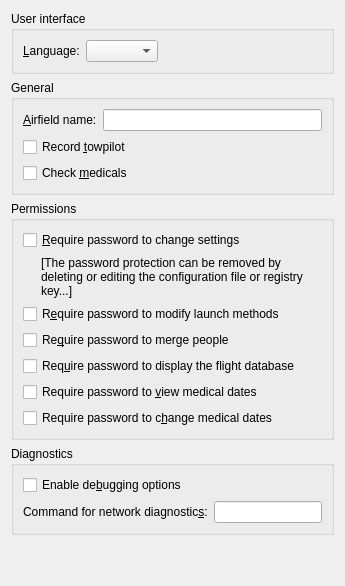
     <widget class="QWidget" name="settingsTab">
      <attribute name="title">
       <string>&amp;General</string>
      </attribute>
      <layout class="QVBoxLayout" name="verticalLayout_4">
       <item>
        <widget class="QGroupBox" name="groupBox">
         <property name="title">
          <string>User interface</string>
         </property>
         <layout class="QGridLayout" name="gridLayout_2">
          <item row="0" column="0">
           <widget class="QLabel" name="languageLabel">
            <property name="text">
             <string>&amp;Language:</string>
            </property>
            <property name="buddy">
             <cstring>languageInput</cstring>
            </property>
           </widget>
          </item>
          <item row="0" column="1">
           <widget class="LanguageComboBox" name="languageInput">
            <property name="sizeAdjustPolicy">
             <enum>QComboBox::AdjustToContents</enum>
            </property>
           </widget>
          </item>
          <item row="0" column="2">
           <spacer name="horizontalSpacer_3">
            <property name="orientation">
             <enum>Qt::Horizontal</enum>
            </property>
            <property name="sizeHint" stdset="0">
             <size>
              <width>40</width>
              <height>20</height>
             </size>
            </property>
           </spacer>
          </item>
         </layout>
        </widget>
       </item>
       <item>
        <widget class="QGroupBox" name="dataBox">
         <property name="title">
          <string>General</string>
         </property>
         <layout class="QGridLayout" name="gridLayout_6">
          <item row="0" column="0">
           <widget class="QLabel" name="locationLabel">
            <property name="text">
             <string>&amp;Airfield name:</string>
            </property>
            <property name="buddy">
             <cstring>locationInput</cstring>
            </property>
           </widget>
          </item>
          <item row="0" column="1">
           <widget class="QLineEdit" name="locationInput">
            <property name="toolTip">
             <string>&lt;html&gt;The name of the airfield this program is used at&lt;/html&gt;</string>
            </property>
           </widget>
          </item>
          <item row="2" column="0" colspan="2">
           <widget class="QCheckBox" name="checkMedicalsCheckbox">
            <property name="toolTip">
             <string>&lt;html&gt;If enabled, a warning will be shown when creating a flight if the medical of the pilot expired.&lt;/html&gt;</string>
            </property>
            <property name="text">
             <string>Check &amp;medicals</string>
            </property>
           </widget>
          </item>
          <item row="1" column="0" colspan="2">
           <widget class="QCheckBox" name="recordTowpilotCheckbox">
            <property name="toolTip">
             <string>&lt;html&gt;If enabled, the name of the towpilot can be entered for flights.&lt;/html&gt;</string>
            </property>
            <property name="text">
             <string>Record &amp;towpilot</string>
            </property>
           </widget>
          </item>
         </layout>
        </widget>
       </item>
       <item>
        <widget class="QGroupBox" name="permissionsBox">
         <property name="title">
          <string>Permissions</string>
         </property>
         <layout class="QGridLayout" name="gridLayout_7">
          <item row="2" column="0">
           <widget class="QCheckBox" name="protectLaunchMethodsCheckbox">
            <property name="toolTip">
             <string>&lt;html&gt;If enabled, the database password must be entered to modify launch methods.&lt;/html&gt;</string>
            </property>
            <property name="text">
             <string>R&amp;equire password to modify launch methods</string>
            </property>
           </widget>
          </item>
          <item row="0" column="0">
           <widget class="QCheckBox" name="protectSettingsCheckbox">
            <property name="toolTip">
             <string>&lt;html&gt;If enabled, the database password must be entered to change settings.&lt;/html&gt;</string>
            </property>
            <property name="text">
             <string>&amp;Require password to change settings</string>
            </property>
           </widget>
          </item>
          <item row="1" column="0">
           <widget class="QWidget" name="widget_3" native="true">
            <layout class="QVBoxLayout" name="verticalLayout_9">
             <property name="leftMargin">
              <number>18</number>
             </property>
             <property name="topMargin">
              <number>0</number>
             </property>
             <property name="rightMargin">
              <number>0</number>
             </property>
             <property name="bottomMargin">
              <number>0</number>
             </property>
             <item>
              <widget class="QLabel" name="passwordMessageLabel">
               <property name="text">
                <string notr="true">[The password protection can be removed by deleting or editing the configuration file or registry key...]</string>
               </property>
               <property name="wordWrap">
                <bool>true</bool>
               </property>
              </widget>
             </item>
            </layout>
           </widget>
          </item>
          <item row="3" column="0">
           <widget class="QCheckBox" name="protectMergePeopleCheckbox">
            <property name="toolTip">
             <string>&lt;html&gt;If enabled, the database password must be entered to merge people.&lt;/html&gt;</string>
            </property>
            <property name="text">
             <string>Re&amp;quire password to merge people</string>
            </property>
           </widget>
          </item>
          <item row="4" column="0">
           <widget class="QCheckBox" name="protectFlightDatabaseCheckbox">
            <property name="toolTip">
             <string>&lt;html&gt;If enabled, the database password must be entered to display the flight database.&lt;/html&gt;</string>
            </property>
            <property name="text">
             <string>Req&amp;uire password to display the flight database</string>
            </property>
           </widget>
          </item>
          <item row="5" column="0">
           <widget class="QCheckBox" name="protectViewMedicalsCheckbox">
            <property name="toolTip">
             <string>&lt;html&gt;If enabled, the database password must be entered to view medical data.&lt;/html&gt;</string>
            </property>
            <property name="text">
             <string>Require password to &amp;view medical dates</string>
            </property>
           </widget>
          </item>
          <item row="6" column="0">
           <widget class="QCheckBox" name="protectChangeMedicalsCheckbox">
            <property name="toolTip">
             <string>&lt;html&gt;If enabled, the database password must be entered to change medical data.&lt;/html&gt;</string>
            </property>
            <property name="text">
             <string>Require password to c&amp;hange medical dates</string>
            </property>
           </widget>
          </item>
         </layout>
        </widget>
       </item>
       <item>
        <widget class="QGroupBox" name="diagnosticsBox">
         <property name="title">
          <string>Diagnostics</string>
         </property>
         <layout class="QGridLayout" name="gridLayout_8">
          <item row="0" column="0" colspan="2">
           <widget class="QCheckBox" name="enableDebugCheckbox">
            <property name="toolTip">
             <string>&lt;html&gt;Enable some menu entries for error diagnostics&lt;/html&gt;</string>
            </property>
            <property name="text">
             <string>Enable de&amp;bugging options</string>
            </property>
           </widget>
          </item>
          <item row="1" column="1">
           <widget class="QLineEdit" name="diagCommandInput">
            <property name="toolTip">
             <string>&lt;html&gt;The command to run when the menu item Help-Network diagnostics is selected (not supported on Windows)&lt;/html&gt;</string>
            </property>
           </widget>
          </item>
          <item row="1" column="0">
           <widget class="QLabel" name="diagCommandLabel">
            <property name="text">
             <string>Command for network diagnostic&amp;s:</string>
            </property>
            <property name="buddy">
             <cstring>diagCommandInput</cstring>
            </property>
           </widget>
          </item>
         </layout>
        </widget>
       </item>
       <item>
        <spacer name="verticalSpacer_4">
         <property name="orientation">
          <enum>Qt::Vertical</enum>
         </property>
         <property name="sizeHint" stdset="0">
          <size>
           <width>20</width>
           <height>40</height>
          </size>
         </property>
        </spacer>
       </item>
      </layout>
     </widget>
